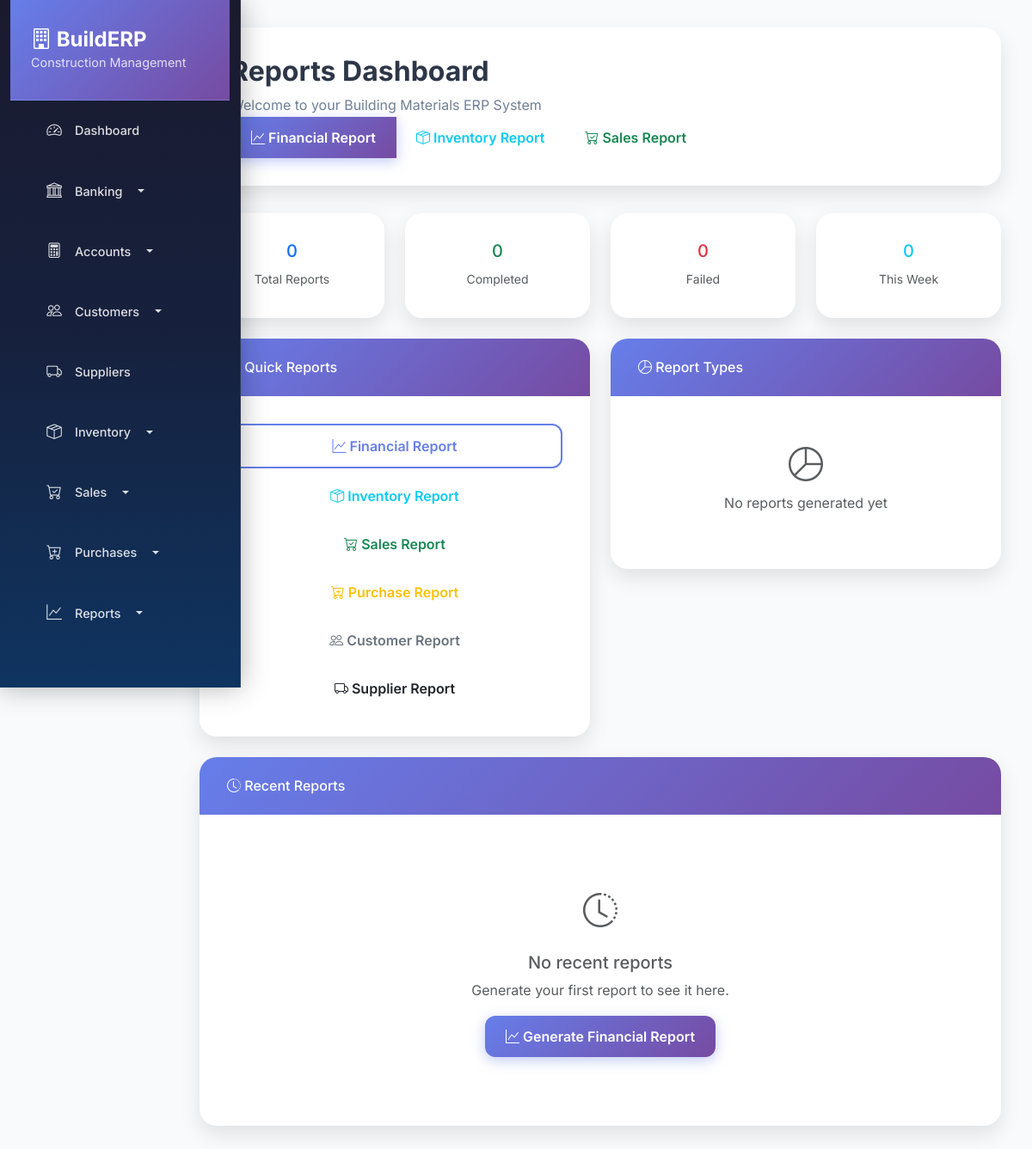
The page /reports/ on the database as committed earlier.
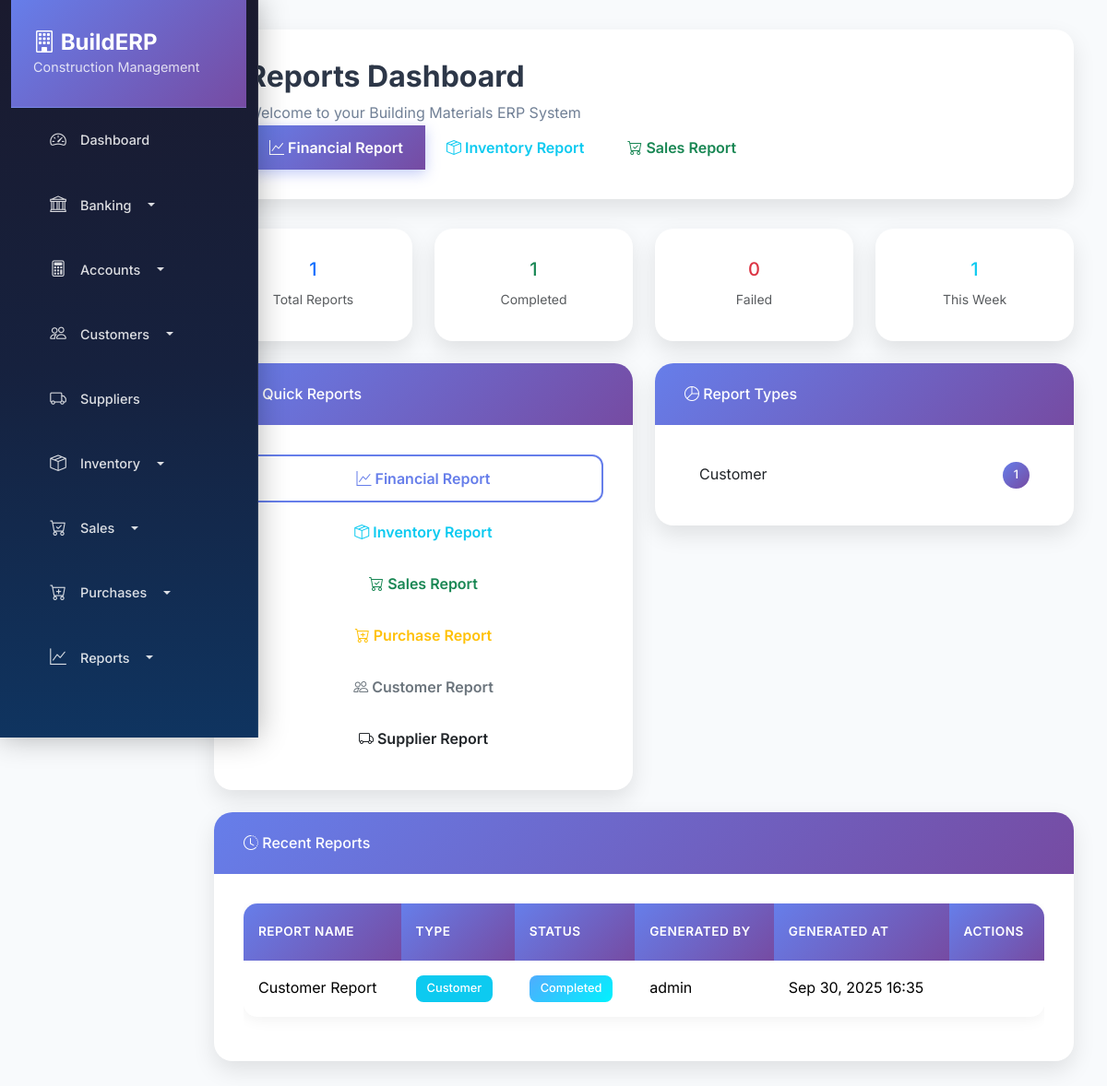
The same page on the database as committed later.
### reports/models.py (models this page shows, shortened)
class ReportLog(models.Model):
    STATUS_CHOICES = [
        ('pending', 'Pending'),
        ('generating', 'Generating'),
        ('completed', 'Completed'),
        ('failed', 'Failed'),
    ]
    report_name = models.CharField(max_length=200)
    report_type = models.CharField(max_length=50)
    status = models.CharField(max_length=20, choices=STATUS_CHOICES, default='pending')
    file_path = models.CharField(max_length=500, blank=True)
    file_size = models.BigIntegerField(null=True, blank=True)
    generated_by = models.ForeignKey(User, on_delete=models.SET_NULL, null=True)
    generated_at = models.DateTimeField(auto_now_add=True)
    parameters = models.JSONField(default=dict, blank=True)
    error_message = models.TextField(blank=True)
    class Meta:
        verbose_name = "Report Log"
        verbose_name_plural = "Report Logs"
        ordering = ['-generated_at']

### reports/views.py (the view)
# urls.py: path('', views.ReportDashboardView.as_view(), name='dashboard'),
class ReportDashboardView(ListView):
    model = ReportLog
    template_name = 'reports/dashboard.html'
    context_object_name = 'recent_reports'
    def get_queryset(self):
        return ReportLog.objects.all()[:10]
    def get_context_data(self, **kwargs):
        context = super().get_context_data(**kwargs)
        total_reports = ReportLog.objects.count()
        completed_reports = ReportLog.objects.filter(status='completed').count()
        failed_reports = ReportLog.objects.filter(status='failed').count()
        recent_reports = ReportLog.objects.filter(
            generated_at__gte=timezone.now() - timedelta(days=7)
        ).count()
        report_types = ReportLog.objects.values('report_type').annotate(
            count=Count('id')
        ).order_by('-count')
        context.update({
            'total_reports': total_reports,
            'completed_reports': completed_reports,
            'failed_reports': failed_reports,
            'recent_reports_count': recent_reports,
            'report_types': report_types,
        })
        return context

### templates/reports/dashboard.html (shortened to what the changed rows need)
{% extends 'base.html' %}
{% block page_title %}Reports Dashboard{% endblock %}
{% block content %}
<div class="row">
    <div class="col-md-3">
        <div class="card text-center">
            <div class="card-body">
                <h5 class="text-primary">{{ total_reports }}</h5>
                <small class="text-muted">Total Reports</small>
            </div>
        </div>
    </div>
    <div class="col-md-3">
        <div class="card text-center">
            <div class="card-body">
                <h5 class="text-success">{{ completed_reports }}</h5>
                <small class="text-muted">Completed</small>
            </div>
        </div>
    </div>
    <div class="col-md-3">
        <div class="card text-center">
            <div class="card-body">
                <h5 class="text-info">{{ recent_reports_count }}</h5>
                <small class="text-muted">This Week</small>
            </div>
        </div>
    </div>
</div>
<div class="row mt-4">
    <div class="col-md-6">
        <div class="card">
            <div class="card-body">
                {% if report_types %}
                <div class="list-group list-group-flush">
                    {% for report_type in report_types %}
                    <div class="list-group-item d-flex justify-content-between align-items-center">
                        <span>{{ report_type.report_type|title }}</span>
                        <span class="badge bg-primary rounded-pill">{{ report_type.count }}</span>
                    </div>
                    {% endfor %}
                </div>
                {% else %}
                <div class="text-center py-3">
                    <i class="bi bi-pie-chart fs-1 text-muted"></i>
                    <p class="text-muted">No reports generated yet</p>
                </div>
                {% endif %}
            </div>
        </div>
    </div>
</div>
<div class="row mt-4">
    <div class="col-12">
        <div class="card">
            <div class="card-body">
                {% if recent_reports %}
                <div class="table-responsive">
                    <table class="table table-hover">
                        <thead class="table-dark">
                            <tr>
                                <th>Report Name</th>
                                <th>Type</th>
                                <th>Status</th>
                                <th>Generated By</th>
                                <th>Generated At</th>
                                <th>Actions</th>
                            </tr>
                        </thead>
                        <tbody>
                            {% for report in recent_reports %}
                            <tr>
                                <td>{{ report.report_name }}</td>
                                <td>
                                    <span class="badge bg-info">{{ report.report_type|title }}</span>
                                </td>
                                <td>
                                    {% if report.status == 'completed' %}
                                        <span class="badge bg-success">Completed</span>
                                    {% elif report.status == 'failed' %}
                                        <span class="badge bg-danger">Failed</span>
                                    {% elif report.status == 'generating' %}
                                        <span class="badge bg-warning">Generating</span>
                                    {% else %}
                                        <span class="badge bg-secondary">Pending</span>
                                    {% endif %}
                                </td>
                                <td>{{ report.generated_by.get_full_name|default:report.generated_by.username }}</td>
                                <td>{{ report.generated_at|date:"M d, Y H:i" }}</td>
                                <td>
                                </td>
                            </tr>
                            {% endfor %}
                        </tbody>
                    </table>
                </div>
                {% else %}
                <div class="text-center py-5">
                    <i class="bi bi-clock-history fs-1 text-muted"></i>
                    <h5 class="text-muted mt-3">No recent reports</h5>
                    <p class="text-muted">Generate your first report to see it here.</p>
                    <a href="{% url 'reports:financial_report' %}" class="btn btn-primary">
                        <i class="bi bi-graph-up"></i> Generate Financial Report
                    </a>
                </div>
                {% endif %}
            </div>
        </div>
    </div>
</div>
{% endblock %}

Rows that differ between the two databases and show on the page:
added ReportLog: report_name "Customer Report", report_type "Customer", status "Completed", generated_by.get_full_name "admin", generated_at "Sep 30, 2025 16:35"
Other text that changed with them:
{{ total_reports }}: "0" → "1"
{{ completed_reports }}: "0" → "1"
{{ recent_reports_count }}: "0" → "1"
new list line: "Customer 1"
text no longer shown: "No reports generated yet No recent reports Generate your first report to see it here. Generate Financial Report"
text now shown: "REPORT NAME TYPE STATUS GENERATED BY GENERATED AT ACTIONS"
